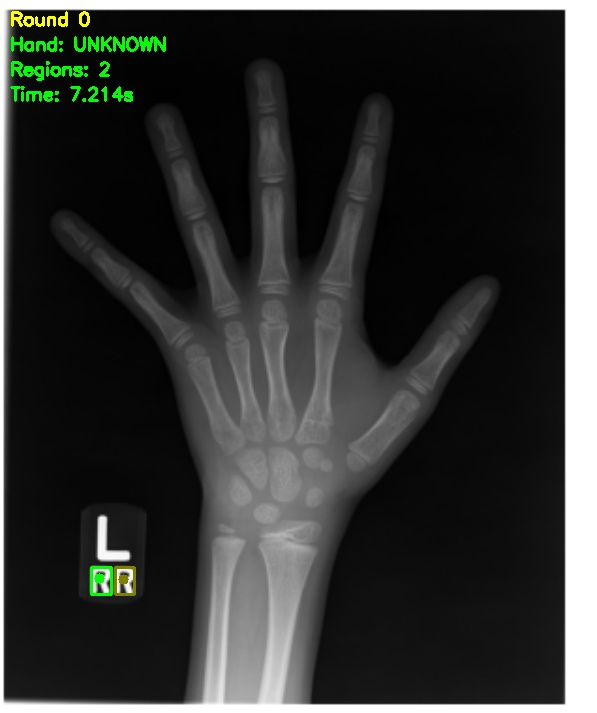
#> input picture backend/scanning_rotation_result_check_this_image.jpg, 597 x 713 px
$ python generate_comparison.py
#> lines starting #> are read from the running program, lines starting #| are printed output that depends on the picture
"""
生成传统CV与YOLO方法对比可视化
"""

import cv2
import os


def create_comparison_visualization():
    """创建对比图"""

    # 读取两张结果图
    trad_cv_path = "scanning_rotation_result_check_this_image.jpg"
    yolo_path = "yolo_result_check_this_image.jpg"

    if not os.path.exists(trad_cv_path):
        print(f"❌ 传统CV结果图不存在: {trad_cv_path}")
        return

    if not os.path.exists(yolo_path):
        print(f"❌ YOLO结果图不存在: {yolo_path}")
        return

    # 读取图像
    trad_cv = cv2.imread(trad_cv_path)
#> trad_cv is the input picture: shape (713, 597, 3); mean B, G, R 51.1, 53.1, 51.5
    yolo = cv2.imread(yolo_path)
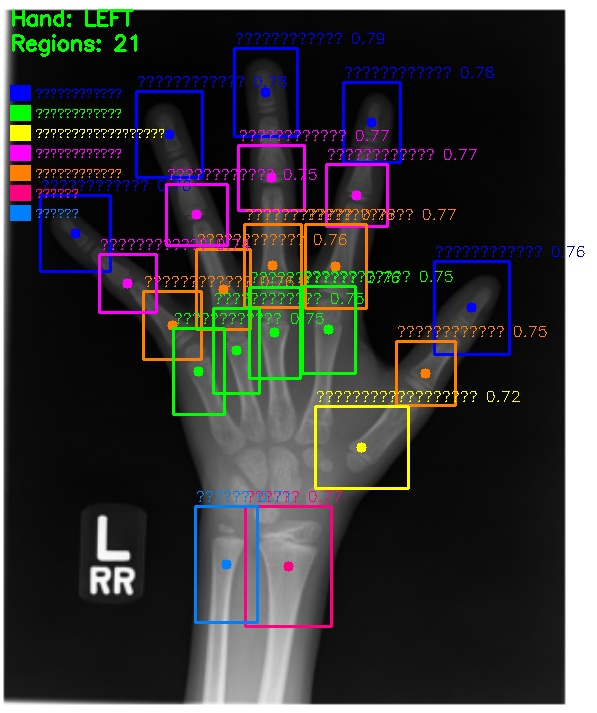
#> input picture backend/yolo_result_check_this_image.jpg, 597 x 713 px
#> yolo is the input picture: shape (713, 597, 3); mean B, G, R 57.6, 56.5, 57.5

    if trad_cv is None or yolo is None:
        print("❌ 无法读取图像")
        return

    # 调整到相同尺寸
    h, w = trad_cv.shape[:2]
#> h = 713; w = 597
    yolo_resized = cv2.resize(yolo, (w, h))

    # 创建并排对比图
    comparison = cv2.hconcat([trad_cv, yolo_resized])
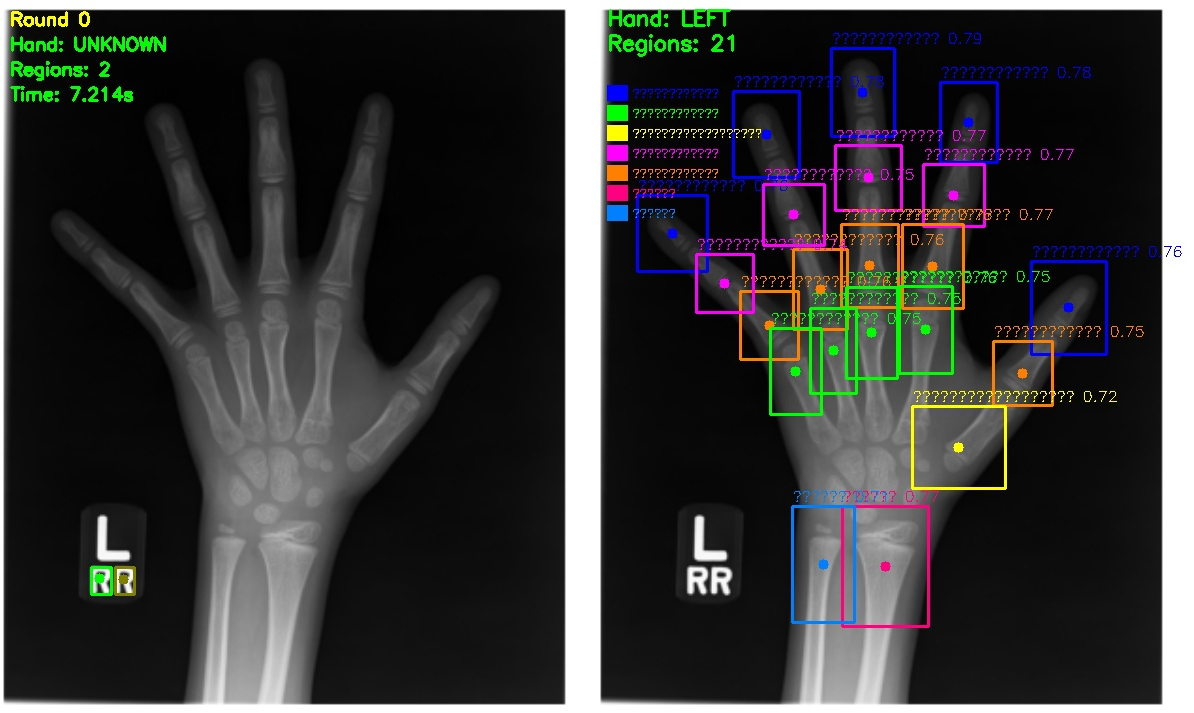
#> comparison: shape (713, 1194, 3); mean B, G, R 54.4, 54.8, 54.5

    # 添加标题
    h_new = h + 60
#> h_new = 773
    comparison_padded = cv2.copyMakeBorder(
        comparison,
        60, 0, 0, 0,
        cv2.BORDER_CONSTANT,
        value=(255, 255, 255)
    )
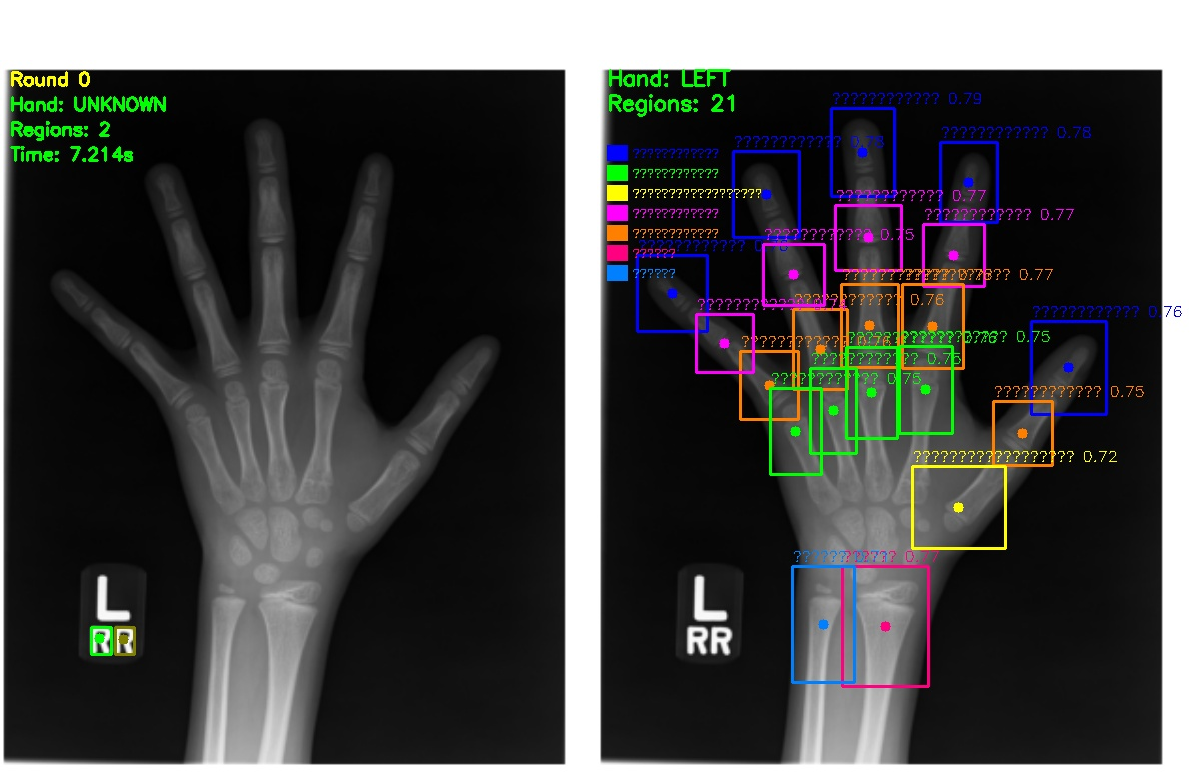
#> comparison_padded: shape (773, 1194, 3); mean B, G, R 70, 70.3, 70.1

    # 添加标题文字
    cv2.putText(comparison_padded, "Traditional CV (8 bones)",
               (10, 35), cv2.FONT_HERSHEY_SIMPLEX, 1, (0, 0, 255), 2)
    cv2.putText(comparison_padded, "YOLO (21 bones)",
               (w + 10, 35), cv2.FONT_HERSHEY_SIMPLEX, 1, (0, 255, 0), 2)
    cv2.putText(comparison_padded, "BONE DETECTION COMPARISON",
               (w - 200, 15), cv2.FONT_HERSHEY_SIMPLEX, 0.8, (0, 0, 0), 2)
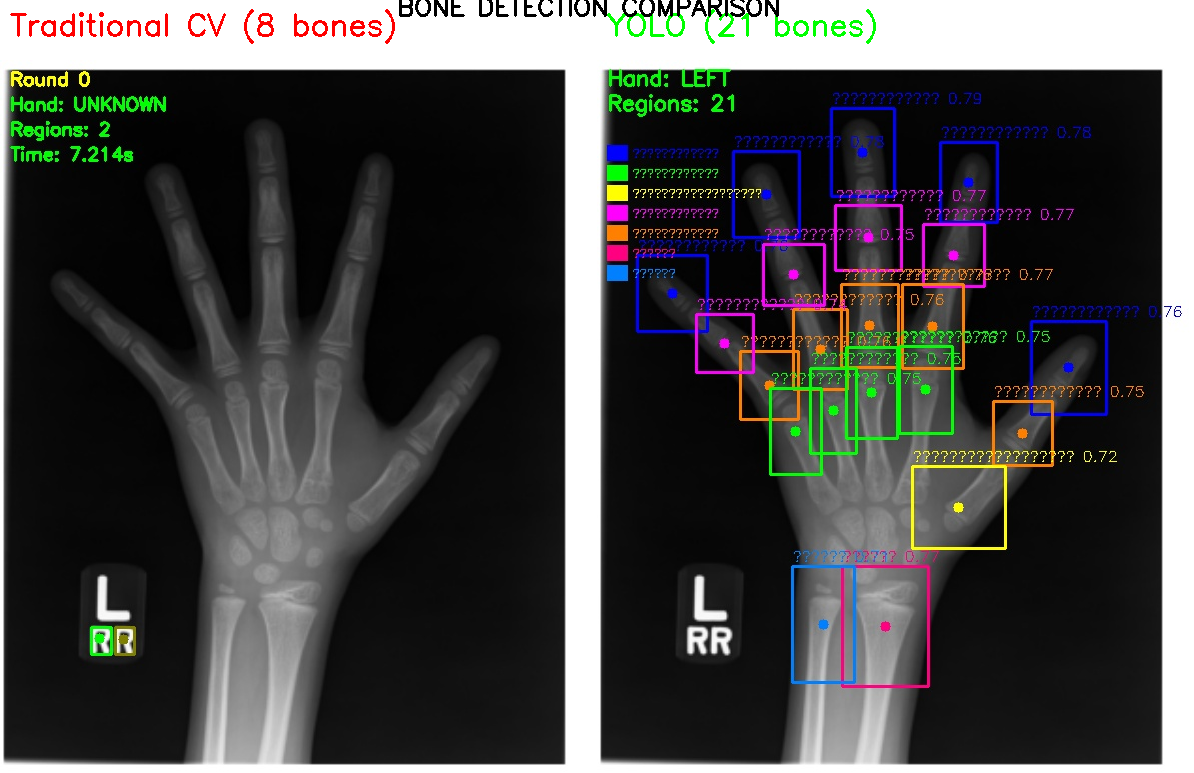
#> comparison_padded: shape (773, 1194, 3); mean B, G, R 68.1, 68.9, 68.9

    # 保存对比图
    output_path = "bone_detection_comparison.jpg"
    cv2.imwrite(output_path, comparison_padded)
    print(f"✅ 对比图已保存: {output_path}")

    return output_path


if __name__ == "__main__":
    create_comparison_visualization()
